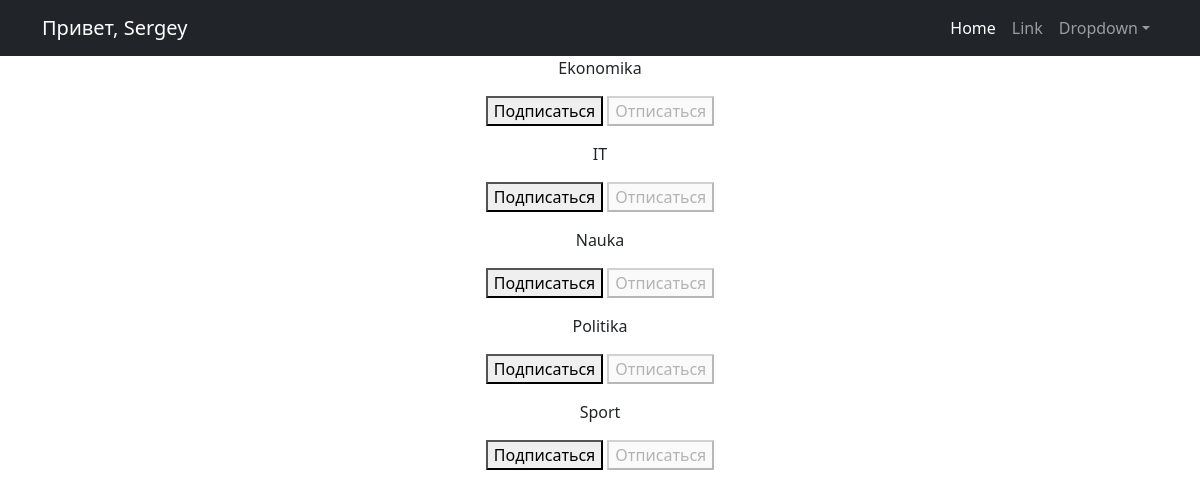
The page /news/subscriptions/ (signed in) on the database its author committed.
### news/models.py (models this page shows, shortened)
class Category(models.Model):
    category_name = models.CharField(max_length=64, unique=True, verbose_name="Category")

### news/views.py (the view, shortened to what this page needs)
# urls.py: path('subscriptions/', subscriptions, name='subscriptions'),
@login_required
@csrf_protect
def subscriptions(request):
    categories_with_subscription = Category.objects.annotate(
        user_subscribed=Exists(
            Subscription.objects.filter(
                user=request.user,
                category=OuterRef('pk'),
            )
        )
    ).order_by('category_name')
    return render(
        request,
        'subscriptions.html',
        {'categories': categories_with_subscription},
    )

### template/subscriptions.html (shortened to what this page needs)
{% extends 'flatpages/default.html' %}
{% block content %}
    {% for category in categories  %}
        <p>
            {{ category.category_name }}
            <form method="post">
                {% if category.user_subscribed %}
                    <button disabled>Подписаться</button>
                    <button name="action" value="unsubscribe">Отписаться</button>
                {% else %}
                    <button name="action" value="subscribe">Подписаться</button>
                    <button disabled>Отписаться</button>
                {% endif %}
            </form>
        </p>
    {% endfor %}
{% endblock content %}

### template/flatpages/default.html (shortened to what this page needs)
<!DOCTYPE html>
<html lang="en">
    <head>
        {% load static %}
        <link href="{% static 'css/styles.css' %}" rel="stylesheet" />
    </head>
    <body>
        <nav class="navbar navbar-expand-lg navbar-dark bg-dark">
            <div class="container">
                <a class="navbar-brand" href="#">Привет, {{ user.username }}</a>
                <div class="collapse navbar-collapse" id="navbarSupportedContent">
                    <ul class="navbar-nav ms-auto mb-2 mb-lg-0">
                        <li class="nav-item"><a class="nav-link active" aria-current="page" href="#">Home</a></li>
                        <li class="nav-item"><a class="nav-link" href="#">Link</a></li>
                        <li class="nav-item dropdown">
                            <a class="nav-link dropdown-toggle" id="navbarDropdown" href="#" role="button" data-bs-toggle="dropdown" aria-expanded="false">Dropdown</a>
                        </li>
                    </ul>
                </div>
            </div>
        </nav>
        <div class="container">
            <div class="row">
                <div class="col-lg-12 text-center">
           {% block content %}{% endblock content %}
                </div>
            </div>
        </div>
    </body>
</html>

### rows shown on the page
Category: category_name "Ekonomika", shows "Подписаться"
Category: category_name "IT", shows "Подписаться"
Category: category_name "Nauka", shows "Подписаться"
Category: category_name "Politika", shows "Подписаться"
Category: category_name "Sport", shows "Подписаться"

### other values the page prints
{{ user.username }} "Sergey"
